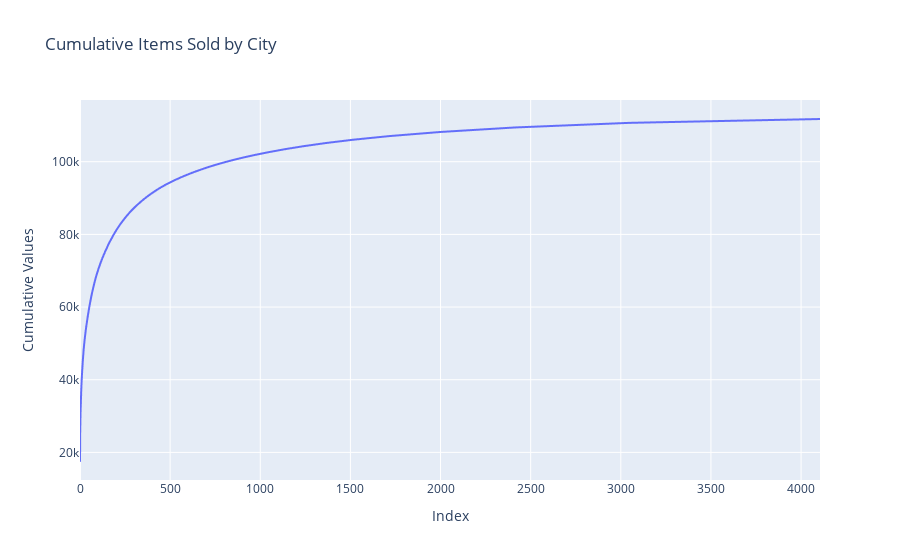

The cell this chart's notebook holds for it:
### Code cell
import plotly.express as px
customer_city = category_city_customer['customer_city'].value_counts().to_frame()
# Assuming customer_city is a DataFrame
customer_city['cumulative'] = customer_city['count'].cumsum()

# Plotting the line plot using Plotly
fig = px.line(customer_city, x= range(len(customer_city.index)), y='cumulative', title='Cumulative Items Sold by City')
fig.update_xaxes(title='Index')
fig.update_yaxes(title='Cumulative Values')
fig.show()
customer_city

### Figure 1 — Plotly figure (JSON) as saved in the notebook; plotly's stock layout.template omitted (floating-point values rounded to 4 significant figures; data arrays with more than 128 entries replaced by an {"elided": "..."} marker saying what was removed)
{"data": [{"hovertemplate": "x=%{x}<br>cumulative=%{y}<extra></extra>", "legendgroup": "", "line": {"color": "#636efa", "dash": "solid"}, "marker": {"symbol": "circle"}, "mode": "lines", "name": "", "showlegend": false, "type": "scattergl", "x": {"elided": "4106 int values"}, "xaxis": "x", "y": {"elided": "4106 int values"}, "yaxis": "y"}], "layout": {"autosize": true, "legend": {"tracegroupgap": 0}, "title": {"text": "Cumulative Items Sold by City"}, "xaxis": {"anchor": "y", "autorange": true, "domain": [0, 1], "range": [0, 4105], "title": {"text": "Index"}, "type": "linear"}, "yaxis": {"anchor": "x", "autorange": true, "domain": [0, 1], "range": [12410.0, 117000.0], "title": {"text": "Cumulative Values"}, "type": "linear"}}}
